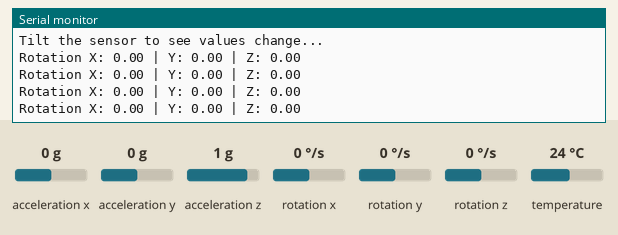
Simulated run of this sketch. Board: ESP32-C3. On the bench: the last lines printed to the serial monitor. Inputs (shaded band) come from the test bench; at power-on: rotation x 0 °/s, rotation y 0 °/s, rotation z 0 °/s, acceleration x 0 g, acceleration y 0 g, acceleration z 1 g, temperature 24 °C.

Above: at 3.2 s.
3.3 s: rotation x set to -192 °/s
At 3.72 s:
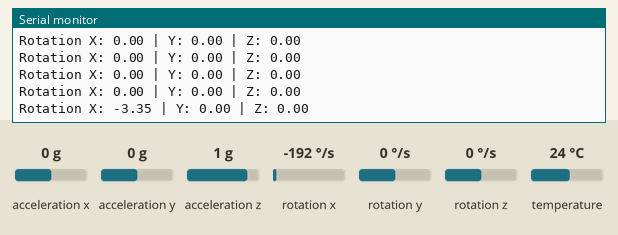
4.8 s: rotation y set to -192 °/s
At 4.93 s:
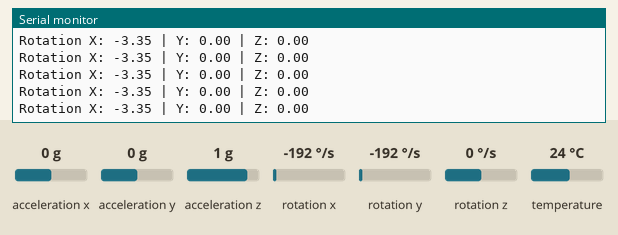
6.3 s: rotation z set to -192 °/s
At 6.45 s:
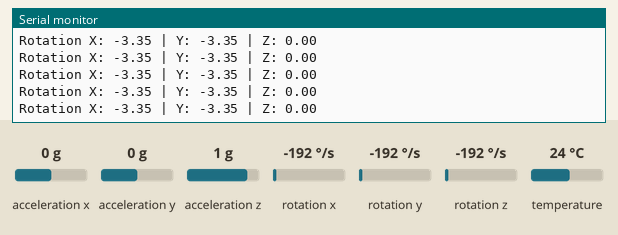

The sketch:

2_MPU6050_Test.ino
```cpp
/**
Make sure it is connected to your ESP32-C3 exactly like this:
VCC -> ESP32 3.3V
GND -> ESP32 GND
SDA -> ESP32 GPIO 8
SCL -> ESP32 GPIO 9

Ensure you have installed the Adafruit MPU6050 library via the Library Manager.**/

#include <Adafruit_MPU6050.h>
#include <Adafruit_Sensor.h>
#include <Wire.h>

Adafruit_MPU6050 mpu;

void setup() {
  Serial.begin(115200);
  while (!Serial) delay(10); // Wait for Serial Monitor to open

  Serial.println("Starting MPU6050 Test...");

  // Crucial for ESP32-C3: Set custom I2C pins (SDA = 8, SCL = 9)
  Wire.begin(8, 9);

  // Attempt to connect to the sensor
  if (!mpu.begin()) {
    Serial.println("Failed to find MPU6050 chip.");
    Serial.println("Please check your wiring to pins 8 and 9!");
    while (1) { delay(10); } // Stop here if failed
  }

  Serial.println("MPU6050 Found successfully!");

  // Set basic flight ranges
  mpu.setAccelerometerRange(MPU6050_RANGE_8_G);
  mpu.setGyroRange(MPU6050_RANGE_500_DEG);
  mpu.setFilterBandwidth(MPU6050_BAND_21_HZ);

  Serial.println("Tilt the sensor to see values change...");
  delay(2000);
}

void loop() {
  // Get new sensor readings
  sensors_event_t a, g, temp;
  mpu.getEvent(&a, &g, &temp);

  // Print Gyroscope (rotation) values
  Serial.print("Rotation X: "); Serial.print(g.gyro.x);
  Serial.print(" | Y: "); Serial.print(g.gyro.y);
  Serial.print(" | Z: "); Serial.println(g.gyro.z);

  delay(300); // Wait slightly before reading again
}
```

Measured:
- after the input at 3.3 s, the serial monitor: prints a new line after 0.22 s (image 1)
